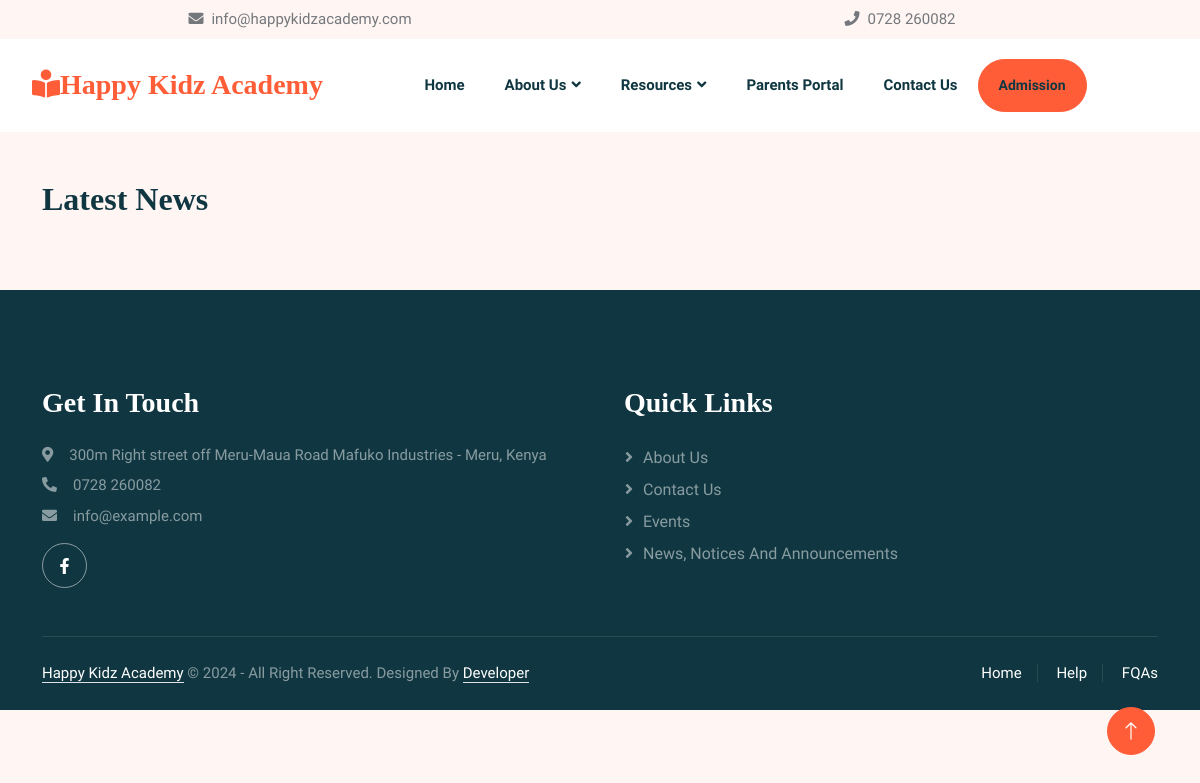
The app's page /news, older data.
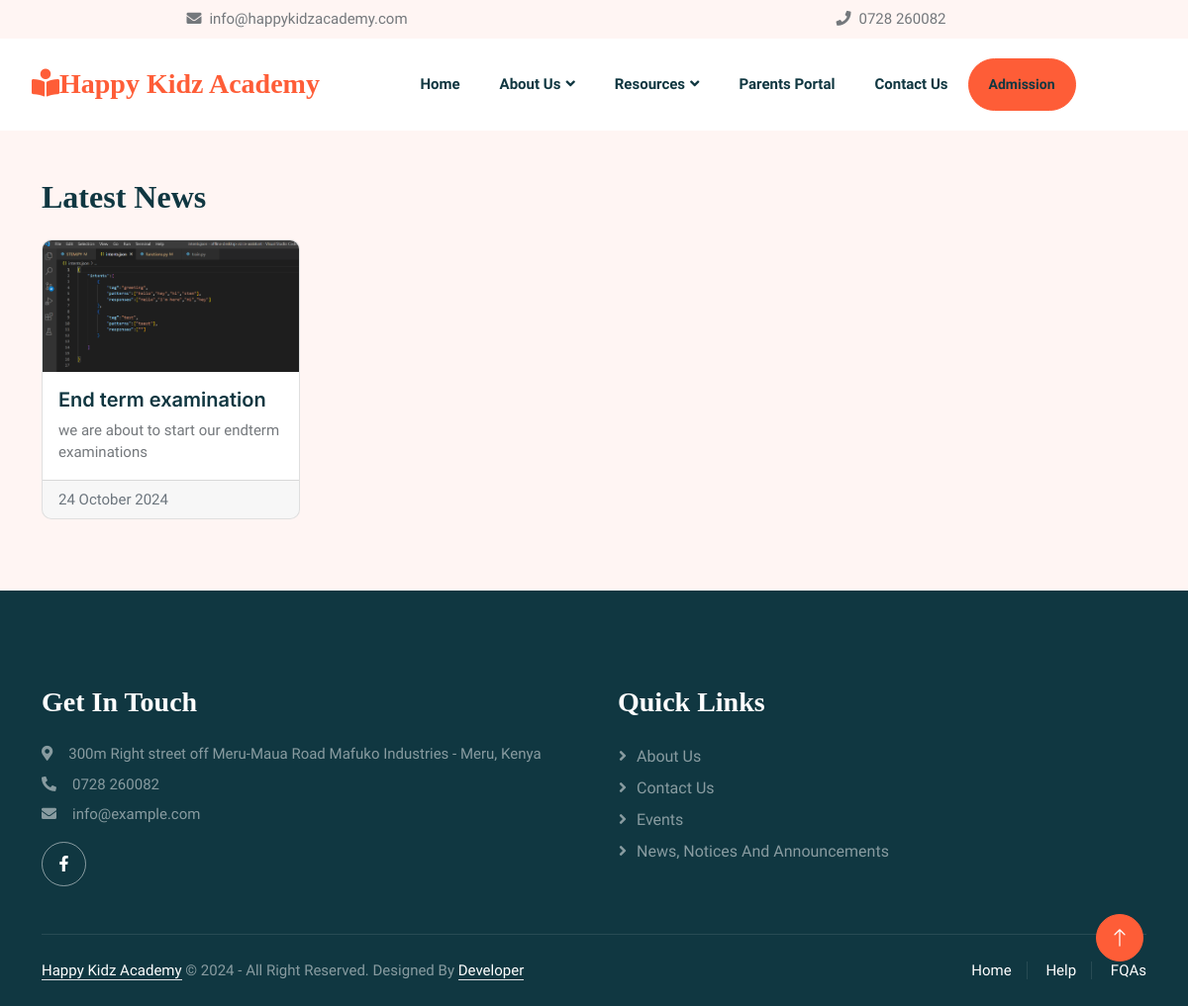
The same page, newer data.
### main/models.py (models this page shows, shortened)
class News(models.Model):
    title = models.CharField(max_length=255)
    description = models.TextField()
    image = models.ImageField(upload_to='news_images/')
    date = models.DateField(auto_now_add=True)
    class Meta:
        verbose_name_plural = 'News'

### main/views.py (the view)
# urls.py: path('news', news, name='news'),
def news(request):
    news_items = News.objects.all().order_by('-date')
    return render(request, 'main/news.html', {'news_items': news_items})

### main/templates/main/news.html (shortened to what this page needs)
{% extends 'main/base.html' %}
{% load static %}
{% block content %}
    <section class="container my-5">
        <h2 class="mb-4">Latest News</h2>
        <div class="row">
            {% for news in news_items %}
            <div class="col-md-6 col-lg-3 mb-4">
                <div class="card h-100" data-toggle="modal" data-target="#newsModal{{ news.id }}" >
                    <img src="{{ news.image.url }}" class="card-img-top" alt="News image">
                    <div class="card-body">
                        <h5 class="card-title">{{ news.title }}</h5>
                        <p class="card-text">{{ news.description|truncatewords:15 }}</p>
                    </div>
                    <div class="card-footer text-muted">
                        {{ news.date|date:"d F Y" }}
                    </div>
                </div>
            </div>
            {% endfor %}
        </div>
    </section>
{% endblock %}

Row changes from the older to the newer data that the page shows:
added News: image (picture), title "End term examination", description "we are about to start our endterm examinations", date "24 October 2024"
